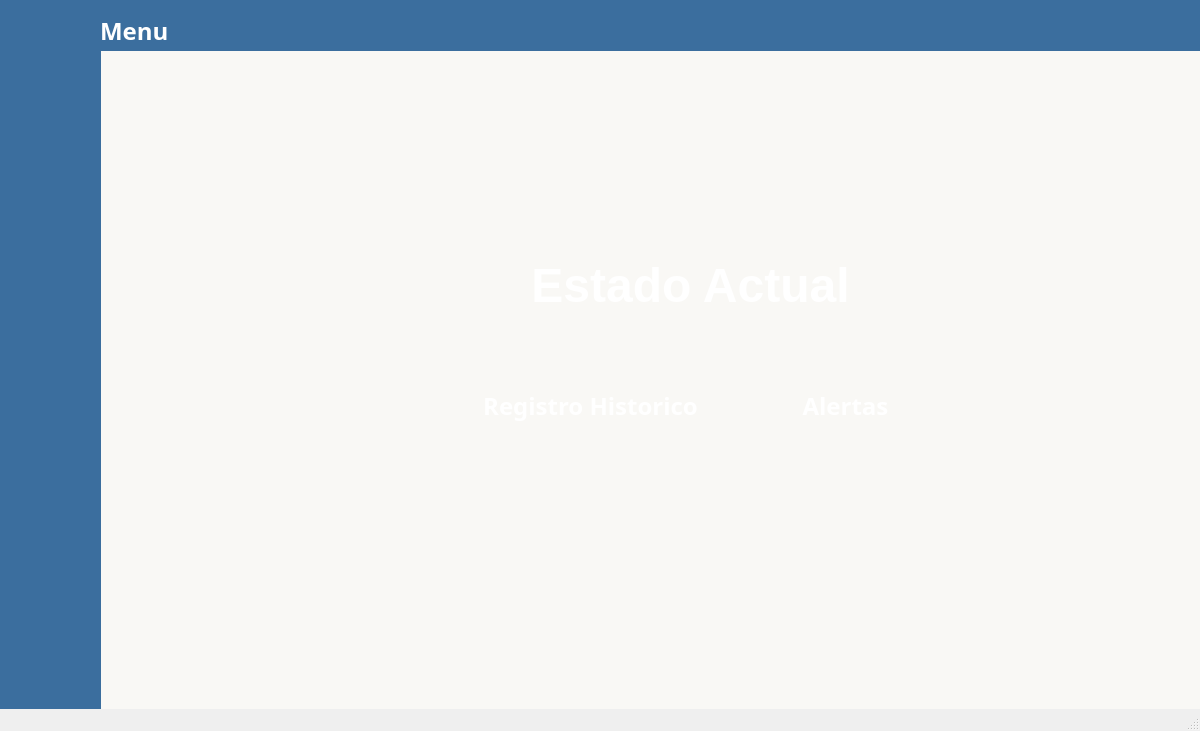
<?xml version="1.0" encoding="UTF-8"?>
<ui version="4.0">
 <class>Menu</class>
 <widget class="QMainWindow" name="Menu">
  <property name="geometry">
   <rect>
    <x>0</x>
    <y>0</y>
    <width>1200</width>
    <height>731</height>
   </rect>
  </property>
  <property name="windowTitle">
   <string>Menu</string>
  </property>
  <widget class="QWidget" name="centralwidget">
   <widget class="QPushButton" name="Balarma">
    <property name="geometry">
     <rect>
      <x>30</x>
      <y>340</y>
      <width>61</width>
      <height>61</height>
     </rect>
    </property>
    <property name="mouseTracking">
     <bool>true</bool>
    </property>
    <property name="tabletTracking">
     <bool>true</bool>
    </property>
    <property name="autoFillBackground">
     <bool>false</bool>
    </property>
    <property name="styleSheet">
     <string notr="true">QPushButton {
    background-color: rgba(255, 255, 255, 0);
    border: 2px rgba(255, 255, 255, 0) ;
    font-size: 16px;
    border-radius: 10px;
}
QPushButton:hover {
	background-color: rgb(252, 209, 128); /* Color al pasar el mouse */
}</string>
    </property>
    <property name="text">
     <string/>
    </property>
    <property name="icon">
     <iconset resource="recursos.qrc">
      <normaloff>:/recursos/alertaI.png</normaloff>:/recursos/alertaI.png</iconset>
    </property>
    <property name="iconSize">
     <size>
      <width>32</width>
      <height>32</height>
     </size>
    </property>
   </widget>
   <widget class="QPushButton" name="Bmenu">
    <property name="geometry">
     <rect>
      <x>30</x>
      <y>70</y>
      <width>61</width>
      <height>61</height>
     </rect>
    </property>
    <property name="mouseTracking">
     <bool>true</bool>
    </property>
    <property name="tabletTracking">
     <bool>false</bool>
    </property>
    <property name="styleSheet">
     <string notr="true">QPushButton {
    background-color: rgba(255, 255, 255, 0);
    border: 2px rgba(255, 255, 255, 0) ;
    font-size: 16px;
    border-radius: 10px;
}
QPushButton:hover {
    border: 4px solid #fcd180; /* Borde color #fcd180 al pasar el mouse */
}</string>
    </property>
    <property name="text">
     <string/>
    </property>
    <property name="icon">
     <iconset resource="recursos.qrc">
      <normaloff>:/recursos/hogar (3).png</normaloff>:/recursos/hogar (3).png</iconset>
    </property>
    <property name="iconSize">
     <size>
      <width>32</width>
      <height>32</height>
     </size>
    </property>
   </widget>
   <widget class="QPushButton" name="registro">
    <property name="geometry">
     <rect>
      <x>450</x>
      <y>350</y>
      <width>281</width>
      <height>111</height>
     </rect>
    </property>
    <property name="font">
     <font>
      <family>Segoe UI Black</family>
      <pointsize>18</pointsize>
      <bold>true</bold>
     </font>
    </property>
    <property name="styleSheet">
     <string notr="true">QPushButton {
	color: rgb(255, 255, 255);
	background-image: url(:/recursos/48854.jpg);
    background-position: center;
    background-repeat: no-repeat;
    background-size: cover;
    border-radius: 10px; /* Bordes redondeados */
}
QPushButton:hover {
    border: 10px solid #fcd180; /* Borde color #fcd180 al pasar el mouse */
}</string>
    </property>
    <property name="text">
     <string>Registro Historico</string>
    </property>
   </widget>
   <widget class="QPushButton" name="alarma">
    <property name="geometry">
     <rect>
      <x>760</x>
      <y>350</y>
      <width>171</width>
      <height>111</height>
     </rect>
    </property>
    <property name="font">
     <font>
      <family>Segoe UI Black</family>
      <pointsize>18</pointsize>
      <bold>true</bold>
     </font>
    </property>
    <property name="styleSheet">
     <string notr="true">QPushButton {
	color: rgb(255, 255, 255);
	background-image: url(:/recursos/48854.jpg);
    background-position: center;
    background-repeat: no-repeat;
    background-size: cover;
    border-radius: 10px; /* Bordes redondeados */
}
QPushButton:hover {
    border: 10px solid #fcd180; /* Borde color #fcd180 al pasar el mouse */
}

</string>
    </property>
    <property name="text">
     <string>Alertas</string>
    </property>
   </widget>
   <widget class="QLabel" name="label">
    <property name="geometry">
     <rect>
      <x>100</x>
      <y>10</y>
      <width>151</width>
      <height>41</height>
     </rect>
    </property>
    <property name="palette">
     <palette>
      <active>
       <colorrole role="WindowText">
        <brush brushstyle="SolidPattern">
         <color alpha="255">
          <red>193</red>
          <green>232</green>
          <blue>255</blue>
         </color>
        </brush>
       </colorrole>
       <colorrole role="Button">
        <brush brushstyle="SolidPattern">
         <color alpha="0">
          <red>193</red>
          <green>232</green>
          <blue>255</blue>
         </color>
        </brush>
       </colorrole>
       <colorrole role="Text">
        <brush brushstyle="SolidPattern">
         <color alpha="255">
          <red>193</red>
          <green>232</green>
          <blue>255</blue>
         </color>
        </brush>
       </colorrole>
       <colorrole role="ButtonText">
        <brush brushstyle="SolidPattern">
         <color alpha="255">
          <red>193</red>
          <green>232</green>
          <blue>255</blue>
         </color>
        </brush>
       </colorrole>
       <colorrole role="Base">
        <brush brushstyle="SolidPattern">
         <color alpha="0">
          <red>193</red>
          <green>232</green>
          <blue>255</blue>
         </color>
        </brush>
       </colorrole>
       <colorrole role="Window">
        <brush brushstyle="SolidPattern">
         <color alpha="0">
          <red>193</red>
          <green>232</green>
          <blue>255</blue>
         </color>
        </brush>
       </colorrole>
       <colorrole role="PlaceholderText">
        <brush brushstyle="SolidPattern">
         <color alpha="128">
          <red>193</red>
          <green>232</green>
          <blue>255</blue>
         </color>
        </brush>
       </colorrole>
      </active>
      <inactive>
       <colorrole role="WindowText">
        <brush brushstyle="SolidPattern">
         <color alpha="255">
          <red>193</red>
          <green>232</green>
          <blue>255</blue>
         </color>
        </brush>
       </colorrole>
       <colorrole role="Button">
        <brush brushstyle="SolidPattern">
         <color alpha="0">
          <red>193</red>
          <green>232</green>
          <blue>255</blue>
         </color>
        </brush>
       </colorrole>
       <colorrole role="Text">
        <brush brushstyle="SolidPattern">
         <color alpha="255">
          <red>193</red>
          <green>232</green>
          <blue>255</blue>
         </color>
        </brush>
       </colorrole>
       <colorrole role="ButtonText">
        <brush brushstyle="SolidPattern">
         <color alpha="255">
          <red>193</red>
          <green>232</green>
          <blue>255</blue>
         </color>
        </brush>
       </colorrole>
       <colorrole role="Base">
        <brush brushstyle="SolidPattern">
         <color alpha="0">
          <red>193</red>
          <green>232</green>
          <blue>255</blue>
         </color>
        </brush>
       </colorrole>
       <colorrole role="Window">
        <brush brushstyle="SolidPattern">
         <color alpha="0">
          <red>193</red>
          <green>232</green>
          <blue>255</blue>
         </color>
        </brush>
       </colorrole>
       <colorrole role="PlaceholderText">
        <brush brushstyle="SolidPattern">
         <color alpha="128">
          <red>193</red>
          <green>232</green>
          <blue>255</blue>
         </color>
        </brush>
       </colorrole>
      </inactive>
      <disabled>
       <colorrole role="WindowText">
        <brush brushstyle="SolidPattern">
         <color alpha="255">
          <red>193</red>
          <green>232</green>
          <blue>255</blue>
         </color>
        </brush>
       </colorrole>
       <colorrole role="Button">
        <brush brushstyle="SolidPattern">
         <color alpha="0">
          <red>193</red>
          <green>232</green>
          <blue>255</blue>
         </color>
        </brush>
       </colorrole>
       <colorrole role="Text">
        <brush brushstyle="SolidPattern">
         <color alpha="255">
          <red>193</red>
          <green>232</green>
          <blue>255</blue>
         </color>
        </brush>
       </colorrole>
       <colorrole role="ButtonText">
        <brush brushstyle="SolidPattern">
         <color alpha="255">
          <red>193</red>
          <green>232</green>
          <blue>255</blue>
         </color>
        </brush>
       </colorrole>
       <colorrole role="Base">
        <brush brushstyle="SolidPattern">
         <color alpha="0">
          <red>193</red>
          <green>232</green>
          <blue>255</blue>
         </color>
        </brush>
       </colorrole>
       <colorrole role="Window">
        <brush brushstyle="SolidPattern">
         <color alpha="0">
          <red>193</red>
          <green>232</green>
          <blue>255</blue>
         </color>
        </brush>
       </colorrole>
       <colorrole role="PlaceholderText">
        <brush brushstyle="SolidPattern">
         <color alpha="128">
          <red>193</red>
          <green>232</green>
          <blue>255</blue>
         </color>
        </brush>
       </colorrole>
      </disabled>
     </palette>
    </property>
    <property name="font">
     <font>
      <family>Arial Black</family>
      <pointsize>18</pointsize>
      <bold>true</bold>
     </font>
    </property>
    <property name="styleSheet">
     <string notr="true">color: rgb(255, 255, 255);
background-color: rgba(193, 232, 255, 0);</string>
    </property>
    <property name="text">
     <string>Menu</string>
    </property>
   </widget>
   <widget class="QPushButton" name="Bhistorico">
    <property name="geometry">
     <rect>
      <x>30</x>
      <y>250</y>
      <width>61</width>
      <height>61</height>
     </rect>
    </property>
    <property name="mouseTracking">
     <bool>true</bool>
    </property>
    <property name="tabletTracking">
     <bool>true</bool>
    </property>
    <property name="autoFillBackground">
     <bool>false</bool>
    </property>
    <property name="styleSheet">
     <string notr="true">QPushButton {
    background-color: rgba(255, 255, 255, 0);
    border: 2px rgba(255, 255, 255, 0) ;
    font-size: 16px;
    border-radius: 10px;
}
QPushButton:hover {
    background-color: rgb(252, 209, 128); /* Color al pasar el mouse */
}</string>
    </property>
    <property name="text">
     <string/>
    </property>
    <property name="icon">
     <iconset resource="recursos.qrc">
      <normaloff>:/recursos/grficoI.png</normaloff>:/recursos/grficoI.png</iconset>
    </property>
    <property name="iconSize">
     <size>
      <width>32</width>
      <height>32</height>
     </size>
    </property>
   </widget>
   <widget class="QLabel" name="label_3">
    <property name="geometry">
     <rect>
      <x>10</x>
      <y>0</y>
      <width>1201</width>
      <height>731</height>
     </rect>
    </property>
    <property name="styleSheet">
     <string notr="true">background-color: rgb(249, 248, 245);</string>
    </property>
    <property name="text">
     <string/>
    </property>
   </widget>
   <widget class="QLabel" name="label_5">
    <property name="geometry">
     <rect>
      <x>90</x>
      <y>0</y>
      <width>1121</width>
      <height>51</height>
     </rect>
    </property>
    <property name="styleSheet">
     <string notr="true">background-color: rgb(59, 110, 158);</string>
    </property>
    <property name="text">
     <string/>
    </property>
   </widget>
   <widget class="QPushButton" name="estado">
    <property name="geometry">
     <rect>
      <x>450</x>
      <y>230</y>
      <width>481</width>
      <height>111</height>
     </rect>
    </property>
    <property name="font">
     <font>
      <pointsize>36</pointsize>
      <bold>true</bold>
     </font>
    </property>
    <property name="styleSheet">
     <string notr="true">QPushButton {
	color: rgb(255, 255, 255);
	background-image: url(:/recursos/48854.jpg);
    background-position: center;
    background-repeat: no-repeat;
    background-size: cover;
    border-radius: 10px; /* Bordes redondeados */
}
QPushButton:hover {
    border: 10px solid #fcd180; /* Borde color #fcd180 al pasar el mouse */
}</string>
    </property>
    <property name="text">
     <string>Estado Actual</string>
    </property>
    <property name="checkable">
     <bool>true</bool>
    </property>
    <property name="autoRepeat">
     <bool>false</bool>
    </property>
    <property name="autoExclusive">
     <bool>true</bool>
    </property>
   </widget>
   <widget class="QLabel" name="label_4">
    <property name="geometry">
     <rect>
      <x>0</x>
      <y>0</y>
      <width>101</width>
      <height>731</height>
     </rect>
    </property>
    <property name="styleSheet">
     <string notr="true">background-color: rgb(59, 110, 158);</string>
    </property>
    <property name="text">
     <string/>
    </property>
   </widget>
   <widget class="QPushButton" name="Bactual">
    <property name="geometry">
     <rect>
      <x>30</x>
      <y>160</y>
      <width>61</width>
      <height>61</height>
     </rect>
    </property>
    <property name="mouseTracking">
     <bool>true</bool>
    </property>
    <property name="tabletTracking">
     <bool>true</bool>
    </property>
    <property name="styleSheet">
     <string notr="true">QPushButton {
    background-color: rgba(255, 255, 255, 0);
    border: 2px rgba(255, 255, 255, 0) ;
    font-size: 16px;
    border-radius: 10px;
}
QPushButton:hover {
/* Color al pasar el mouse */
	background-color: rgb(252, 209, 128);

}</string>
    </property>
    <property name="text">
     <string/>
    </property>
    <property name="icon">
     <iconset resource="recursos.qrc">
      <normaloff>:/recursos/ActualI.png</normaloff>:/recursos/ActualI.png</iconset>
    </property>
    <property name="iconSize">
     <size>
      <width>32</width>
      <height>32</height>
     </size>
    </property>
   </widget>
   <zorder>label_3</zorder>
   <zorder>label_5</zorder>
   <zorder>estado</zorder>
   <zorder>label_4</zorder>
   <zorder>registro</zorder>
   <zorder>alarma</zorder>
   <zorder>Bmenu</zorder>
   <zorder>Bhistorico</zorder>
   <zorder>Balarma</zorder>
   <zorder>Bactual</zorder>
   <zorder>label</zorder>
  </widget>
  <widget class="QMenuBar" name="menubar">
   <property name="geometry">
    <rect>
     <x>0</x>
     <y>0</y>
     <width>1200</width>
     <height>43</height>
    </rect>
   </property>
  </widget>
  <widget class="QStatusBar" name="statusbar"/>
 </widget>
 <resources>
  <include location="recursos.qrc"/>
 </resources>
 <connections/>
</ui>
